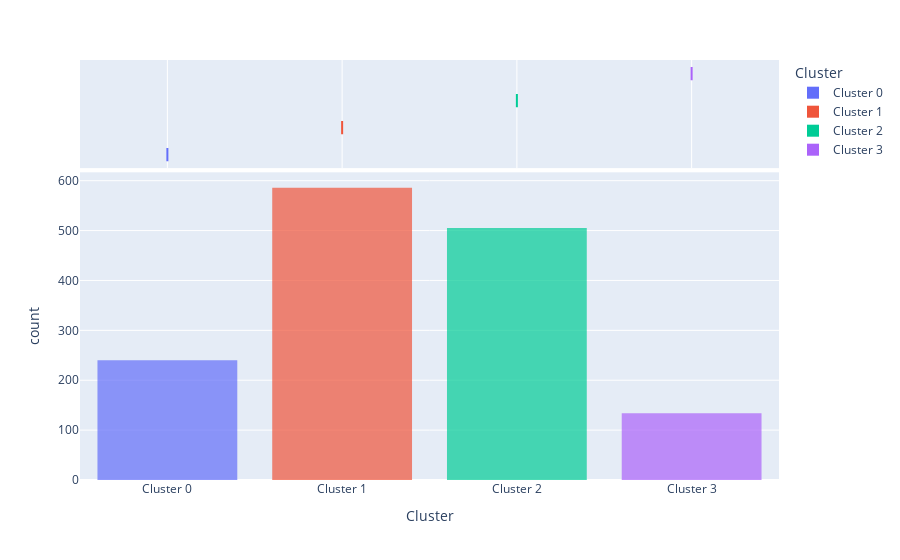

Notebook code for this chart:
### Code cell
plot_model(kmeans, plot = 'distribution') #to see size of clusters

### Figure 1 — Plotly figure (JSON) as saved in the notebook; plotly's stock layout.template omitted (floating-point values rounded to 4 significant figures; data arrays with more than 128 entries replaced by an {"elided": "..."} marker saying what was removed)
{"data": [{"alignmentgroup": "True", "bingroup": "x", "hovertemplate": "Cluster=%{x}<br>count=%{y}<extra></extra>", "legendgroup": "Cluster 0", "marker": {"color": "#636efa", "opacity": 0.7}, "name": "Cluster 0", "offsetgroup": "Cluster 0", "orientation": "v", "showlegend": true, "type": "histogram", "x": {"elided": "240 str values"}, "xaxis": "x", "yaxis": "y"}, {"alignmentgroup": "True", "customdata": {"elided": "240x3 mixed values"}, "hovertemplate": "Cluster=%{customdata[2]}<br>New_Budget=%{customdata[0]}<br>Category=%{customdata[1]}<extra></extra>", "legendgroup": "Cluster 0", "marker": {"color": "#636efa"}, "name": "Cluster 0", "notched": true, "offsetgroup": "Cluster 0", "showlegend": false, "type": "box", "x": {"elided": "240 str values"}, "xaxis": "x2", "yaxis": "y2"}, {"alignmentgroup": "True", "bingroup": "x", "hovertemplate": "Cluster=%{x}<br>count=%{y}<extra></extra>", "legendgroup": "Cluster 1", "marker": {"color": "#EF553B", "opacity": 0.7}, "name": "Cluster 1", "offsetgroup": "Cluster 1", "orientation": "v", "showlegend": true, "type": "histogram", "x": {"elided": "586 str values"}, "xaxis": "x", "yaxis": "y"}, {"alignmentgroup": "True", "customdata": {"elided": "586x3 mixed values"}, "hovertemplate": "Cluster=%{customdata[2]}<br>New_Budget=%{customdata[0]}<br>Category=%{customdata[1]}<extra></extra>", "legendgroup": "Cluster 1", "marker": {"color": "#EF553B"}, "name": "Cluster 1", "notched": true, "offsetgroup": "Cluster 1", "showlegend": false, "type": "box", "x": {"elided": "586 str values"}, "xaxis": "x2", "yaxis": "y2"}, {"alignmentgroup": "True", "bingroup": "x", "hovertemplate": "Cluster=%{x}<br>count=%{y}<extra></extra>", "legendgroup": "Cluster 2", "marker": {"color": "#00cc96", "opacity": 0.7}, "name": "Cluster 2", "offsetgroup": "Cluster 2", "orientation": "v", "showlegend": true, "type": "histogram", "x": {"elided": "505 str values"}, "xaxis": "x", "yaxis": "y"}, {"alignmentgroup": "True", "customdata": {"elided": "505x3 mixed values"}, "hovertemplate": "Cluster=%{customdata[2]}<br>New_Budget=%{customdata[0]}<br>Category=%{customdata[1]}<extra></extra>", "legendgroup": "Cluster 2", "marker": {"color": "#00cc96"}, "name": "Cluster 2", "notched": true, "offsetgroup": "Cluster 2", "showlegend": false, "type": "box", "x": {"elided": "505 str values"}, "xaxis": "x2", "yaxis": "y2"}, {"alignmentgroup": "True", "bingroup": "x", "hovertemplate": "Cluster=%{x}<br>count=%{y}<extra></extra>", "legendgroup": "Cluster 3", "marker": {"color": "#ab63fa", "opacity": 0.7}, "name": "Cluster 3", "offsetgroup": "Cluster 3", "orientation": "v", "showlegend": true, "type": "histogram", "x": {"elided": "134 str values"}, "xaxis": "x", "yaxis": "y"}, {"alignmentgroup": "True", "customdata": {"elided": "134x3 mixed values"}, "hovertemplate": "Cluster=%{customdata[2]}<br>New_Budget=%{customdata[0]}<br>Category=%{customdata[1]}<extra></extra>", "legendgroup": "Cluster 3", "marker": {"color": "#ab63fa"}, "name": "Cluster 3", "notched": true, "offsetgroup": "Cluster 3", "showlegend": false, "type": "box", "x": {"elided": "134 str values"}, "xaxis": "x2", "yaxis": "y2"}], "layout": {"barmode": "relative", "legend": {"title": {"text": "Cluster"}, "tracegroupgap": 0}, "margin": {"t": 60}, "xaxis": {"anchor": "y", "categoryarray": ["Cluster 0", "Cluster 1", "Cluster 2", "Cluster 3"], "categoryorder": "array", "domain": [0, 1], "title": {"text": "Cluster"}}, "xaxis2": {"anchor": "y2", "domain": [0, 1], "matches": "x", "showgrid": true, "showticklabels": false}, "yaxis": {"anchor": "x", "domain": [0, 0.7326], "title": {"text": "count"}}, "yaxis2": {"anchor": "x2", "domain": [0.7426, 1], "matches": "y2", "showgrid": false, "showline": false, "showticklabels": false, "ticks": ""}}}
